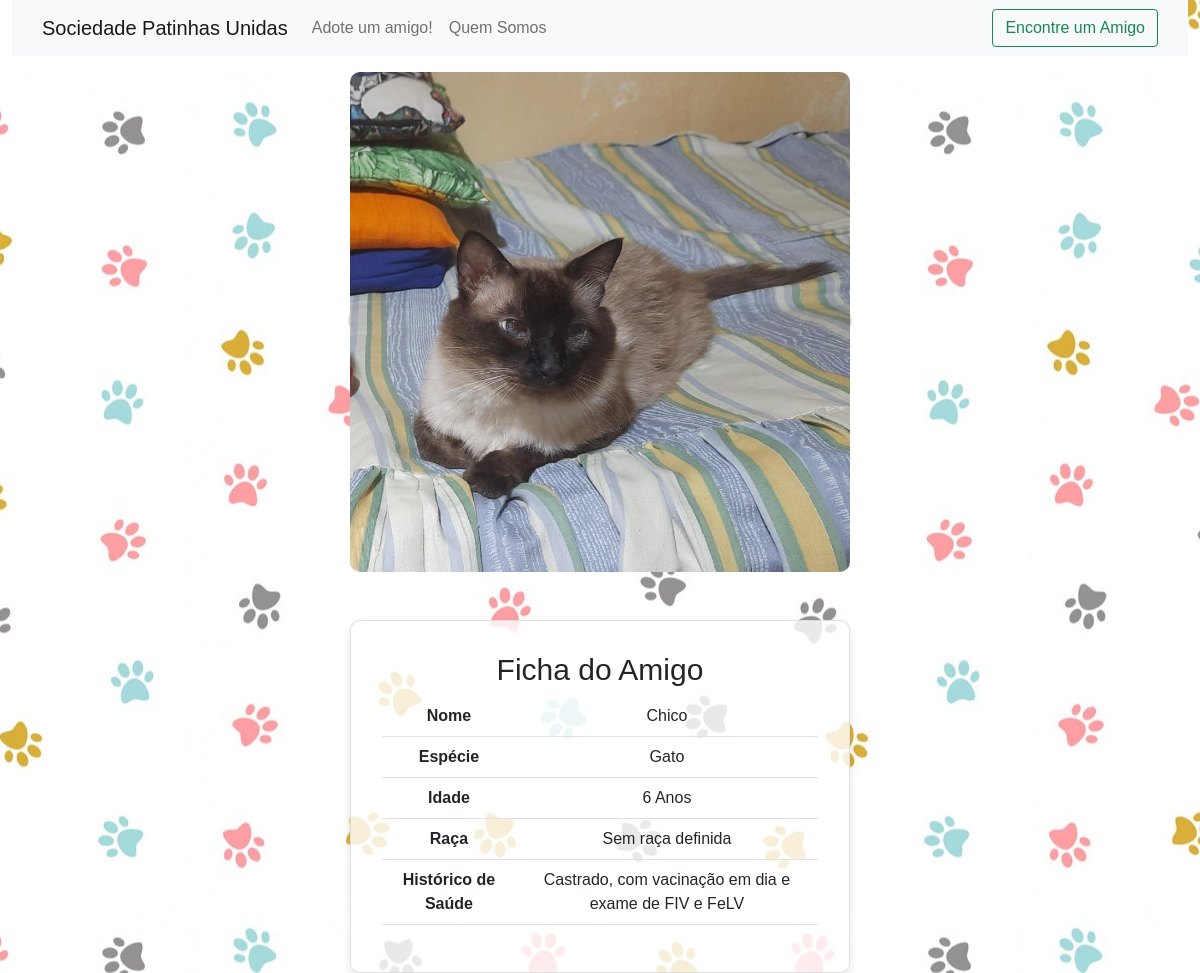
The app's page /animal/4/, older data.
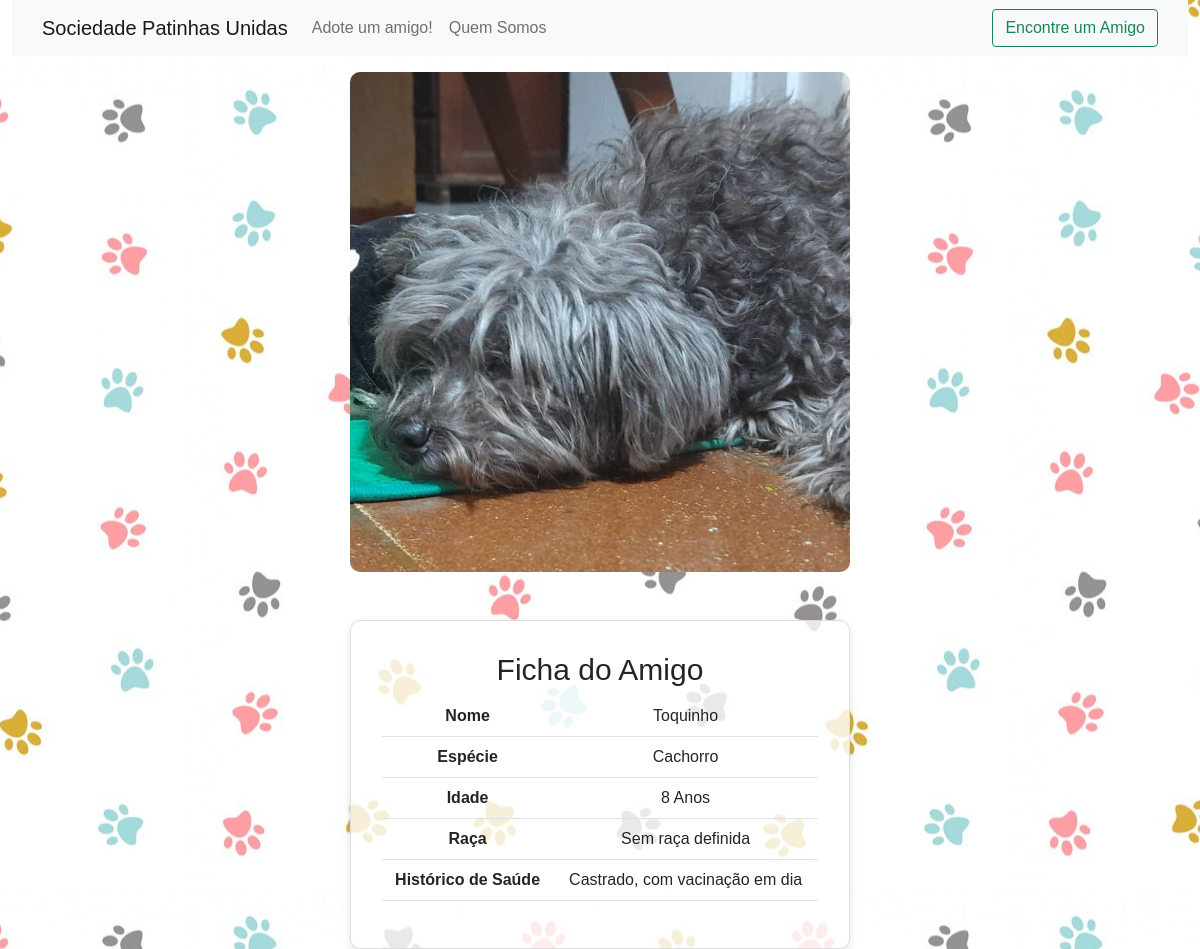
The same page, newer data.
### base/models.py (models this page shows, shortened)
class Animal(models.Model):
    id_ficha = models.IntegerField(null=True, blank=True)
    nome = models.CharField(max_length=100)
    especie = models.CharField(max_length=100)
    idade = models.IntegerField(null=True, blank=True)
    raca = models.CharField(max_length=100)
    historico_saude = models.CharField(max_length=100)
    foto = models.ImageField(upload_to='static', blank=True, null=True)
    class Meta:
        verbose_name= 'Ficha Animal'
        verbose_name_plural = 'Fichas Animais'
        ordering = ['nome']

### base/views.py (the view)
# urls.py: path('animal/<int:animal_id>/', animal_detail, name='animal_detail'),
def animal_detail(request, animal_id):
    animal = get_object_or_404(Animal, id=animal_id)
    return render(request, 'animal_detail.html', {'animal': animal})

### base/templates/animal_detail.html (shortened to what this page needs)
{% extends "base_site.html" %}
{% block content %}
<div class="container text-center mt-3 image-container">
  <div class="row">
      <div class="col">
          <a href="{% url 'animal_detail' animal_id=animal.id %}" class="square-crop">
              <img src="{{ animal.foto.url }}" class="img-fluid" alt="{{ animal.nome }}">
          </a>
      </div>
  </div>
</div>
<div class="container text-center mt-5 ficha-container">
  <div class="card-body">
      <h5 class="card-title">Ficha do Amigo</h5>
      <table class="table">
          <tbody>
              <tr>
                  <th scope="row" class="border-right pr-3">Nome</th>
                  <td>{{ animal.nome }}</td>
              </tr>
              <tr>
                  <th scope="row">Espécie</th>
                  <td>{{ animal.especie }}</td>
              </tr>
              <tr>
                  <th scope="row">Idade</th>
                  <td>{{ animal.idade }} Anos</td>
              </tr>
              <tr>
                  <th scope="row">Raça</th>
                  <td>{{ animal.raca }}</td>
              </tr>
              <tr>
                  <th scope="row">Histórico de Saúde</th>
                  <td>{{ animal.historico_saude }}</td>
              </tr>
          </tbody>
      </table>
  </div>
</div>
{% endblock %}

Row changes from the older to the newer data that the page shows:
changed Animal "Sem raça definida": foto: a different picture; nome "Chico" → "Toquinho"; especie "Gato" → "Cachorro"; idade "6" → "8"; historico_saude "Castrado, com vacinação em dia e exame de FIV e FeLV" → "Castrado, com vacinação em dia"
